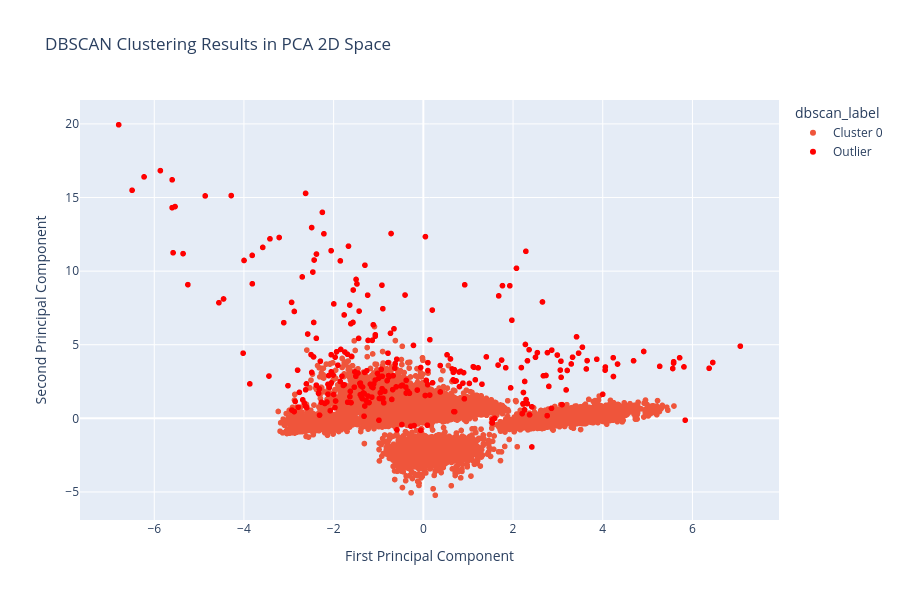
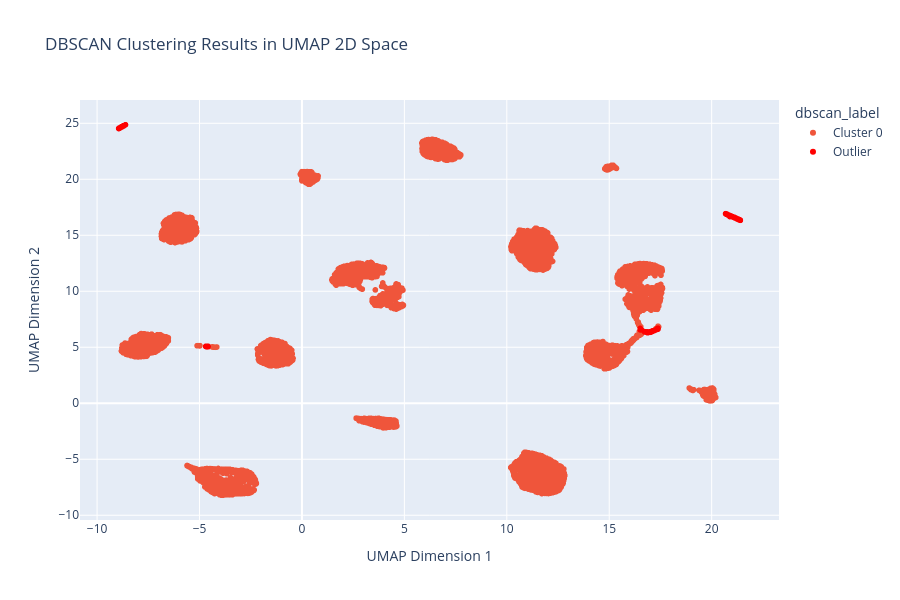

The notebook cell saved with these charts, in order:
### Markdown cell above
## 12. DBSCAN Clustering for Density-Based Segmentation

**Technique:** DBSCAN (Density-Based Spatial Clustering of Applications with Noise)

**What we're doing:** Applying DBSCAN to identify densecustomer groups and naturally detect outliers.

**Why:** DBSCAN doesn't require specifying the number of clusters beforehand and can identify outliers as noise points. It groups based on density rather than distance from centroids.

### Code cell
# Apply DBSCAN
dbscan = DBSCAN(eps=3, min_samples=50)
df_clean['dbscan_cluster'] = dbscan.fit_predict(X_scaled)

print('DBSCAN Clustering Results:')
print('=' * 100)
print('\nCluster Distribution:')
print(df_clean['dbscan_cluster'].value_counts().sort_index())

n_clusters = len(set(df_clean['dbscan_cluster'])) - (1 if -1 in df_clean['dbscan_cluster'] else 0)
n_noise = list(df_clean['dbscan_cluster']).count(-1)

print(f'\nNumber of clusters found: {n_clusters}')
print(f'Number of noise points (outliers): {n_noise}')
print(f'Percentage of outliers: {100 * n_noise / len(df_clean):.2f}%')

# Silhouette score (excluding noise points)
mask = df_clean['dbscan_cluster'] != -1
unique_clusters_after_mask = df_clean.loc[mask, 'dbscan_cluster'].nunique()
if unique_clusters_after_mask > 1:
    dbscan_silhouette = silhouette_score(X_scaled[mask], df_clean.loc[mask, 'dbscan_cluster'])
    print(f'\nDBSCAN Silhouette Score (excluding noise): {dbscan_silhouette:.4f}')
else:
    print(f'\nDBSCAN found only {unique_clusters_after_mask} cluster after removing noise. Silhouette score requires at least 2 clusters.')

print('\nResult: DBSCAN identified', n_clusters, 'dense clusters and flagged', n_noise, 'customers as outliers.')
print('These noise points represent unusual customer behavior patterns worthy of investigation.')

# Visualize DBSCAN clusters in PCA space
df_clean['dbscan_label'] = df_clean['dbscan_cluster'].apply(
    lambda x: 'Outlier' if x == -1 else f'Cluster {x}'
)

fig = px.scatter(df_clean, x='pca_1', y='pca_2', color='dbscan_label',
                 title='DBSCAN Clustering Results in PCA 2D Space',
                 labels={'pca_1': 'First Principal Component', 'pca_2': 'Second Principal Component'},
                 color_discrete_map={'Outlier': 'red'},
                 height=600)
fig.show()

print('Result: DBSCAN visualization shows dense clusters and outliers (red points).')
print(f'The {n_noise} red points are flagged as noise/outliers - unusual customer behavior patterns.')

# Visualize in UMAP space if available
if UMAP_AVAILABLE:
    fig = px.scatter(df_clean, x='umap_1', y='umap_2', color='dbscan_label',
                     title='DBSCAN Clustering Results in UMAP 2D Space',
                     labels={'umap_1': 'UMAP Dimension 1', 'umap_2': 'UMAP Dimension 2'},
                     color_discrete_map={'Outlier': 'red'},
                     height=600)
    fig.show()
    print('\nUMAP visualization often shows clearer separation between clusters and outliers.')

# Additional visualization: Show outliers with their anomaly characteristics
outliers_df = df_clean[df_clean['dbscan_cluster'] == -1][
    ['customer_id', 'monthly_recharge_amount', 'data_usage', 'roaming_usage', 
     'complaint_count', 'payment_delay', 'total_activity']
]

print(f'\n\nOutlier Characteristics (Sample of {min(10, len(outliers_df))} outliers):')
print('=' * 100)
print(outliers_df.head(10))

# Box plot comparison: Outliers vs Normal customers
fig = go.Figure()
for feature in ['monthly_recharge_amount', 'data_usage', 'roaming_usage', 'complaint_count']:
    fig.add_trace(go.Box(y=df_clean[df_clean['dbscan_cluster'] != -1][feature], 
                         name=f'{feature} (Normal)', boxmean=True))
    fig.add_trace(go.Box(y=df_clean[df_clean['dbscan_cluster'] == -1][feature], 
                         name=f'{feature} (Outliers)', boxmean=True))

fig.update_layout(title='Feature Distribution: Normal Customers vs DBSCAN Outliers',
                  yaxis_title='Value', height=600, showlegend=True)
fig.show()

print('\nResult: Box plots compare feature distributions between normal customers and outliers.')
print('This helps identify which features contribute most to outlier detection.')

### Figure 1 — Plotly figure (JSON) as saved in the notebook; plotly's stock layout.template omitted (floating-point values rounded to 4 significant figures; data arrays with more than 128 entries replaced by an {"elided": "..."} marker saying what was removed)
{"data": [{"hovertemplate": "dbscan_label=Cluster 0<br>First Principal Component=%{x}<br>Second Principal Component=%{y}<extra></extra>", "legendgroup": "Cluster 0", "marker": {"color": "#EF553B", "symbol": "circle"}, "mode": "markers", "name": "Cluster 0", "showlegend": true, "type": "scattergl", "x": {"elided": "9713 float values"}, "xaxis": "x", "y": {"elided": "9713 float values"}, "yaxis": "y"}, {"hovertemplate": "dbscan_label=Outlier<br>First Principal Component=%{x}<br>Second Principal Component=%{y}<extra></extra>", "legendgroup": "Outlier", "marker": {"color": "red", "symbol": "circle"}, "mode": "markers", "name": "Outlier", "showlegend": true, "type": "scattergl", "x": {"elided": "287 float values"}, "xaxis": "x", "y": {"elided": "287 float values"}, "yaxis": "y"}], "layout": {"height": 600, "legend": {"title": {"text": "dbscan_label"}, "tracegroupgap": 0}, "title": {"text": "DBSCAN Clustering Results in PCA 2D Space"}, "xaxis": {"anchor": "y", "domain": [0, 1], "title": {"text": "First Principal Component"}}, "yaxis": {"anchor": "x", "domain": [0, 1], "title": {"text": "Second Principal Component"}}}}

### Figure 2 — Plotly figure (JSON) as saved in the notebook; plotly's stock layout.template omitted (floating-point values rounded to 4 significant figures; data arrays with more than 128 entries replaced by an {"elided": "..."} marker saying what was removed)
{"data": [{"hovertemplate": "dbscan_label=Cluster 0<br>UMAP Dimension 1=%{x}<br>UMAP Dimension 2=%{y}<extra></extra>", "legendgroup": "Cluster 0", "marker": {"color": "#EF553B", "symbol": "circle"}, "mode": "markers", "name": "Cluster 0", "showlegend": true, "type": "scattergl", "x": {"elided": "9713 float values"}, "xaxis": "x", "y": {"elided": "9713 float values"}, "yaxis": "y"}, {"hovertemplate": "dbscan_label=Outlier<br>UMAP Dimension 1=%{x}<br>UMAP Dimension 2=%{y}<extra></extra>", "legendgroup": "Outlier", "marker": {"color": "red", "symbol": "circle"}, "mode": "markers", "name": "Outlier", "showlegend": true, "type": "scattergl", "x": {"elided": "287 float values"}, "xaxis": "x", "y": {"elided": "287 float values"}, "yaxis": "y"}], "layout": {"height": 600, "legend": {"title": {"text": "dbscan_label"}, "tracegroupgap": 0}, "title": {"text": "DBSCAN Clustering Results in UMAP 2D Space"}, "xaxis": {"anchor": "y", "domain": [0, 1], "title": {"text": "UMAP Dimension 1"}}, "yaxis": {"anchor": "x", "domain": [0, 1], "title": {"text": "UMAP Dimension 2"}}}}
